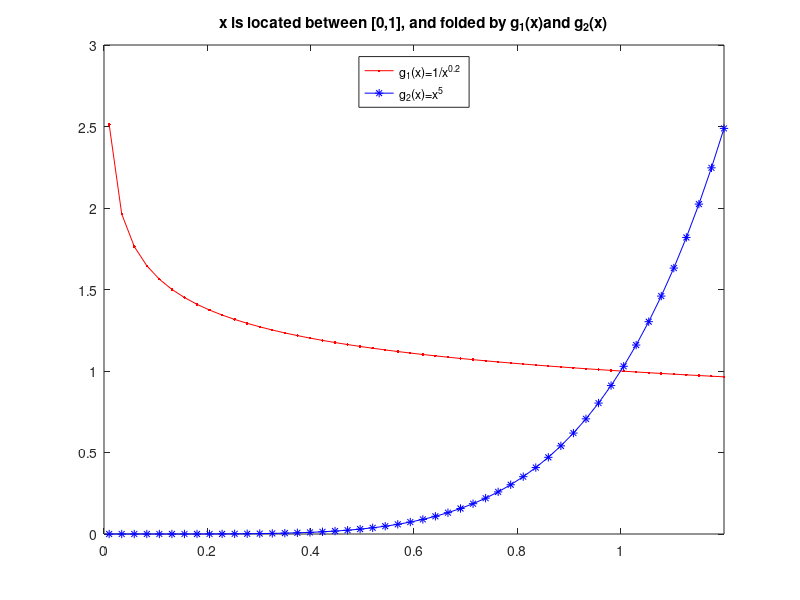

Write MATLAB code to recreate this figure.
% 20130427 XY511 18:00
% AbrahamX @ NWPU
% Learning how to use new command, "integral"

% Creating functions & Plot 
x = linspace(0.01, 1.2, 50);  % Array x, with 50 points
g1 = x .^ (-0.2);
g2 = x .^ 5;  % Two Functions
plot(x, g1, '-r.', x, g2, '-b*')
axis([0, 1.2, 0, 3])
legend('g_1(x)=1/x^{0.2}', 'g_2(x)=x^5', 'Location',...
  'North')
title(['x is located between [0,1], and folded by g_1(x)',...
  'and g_2(x)'])


